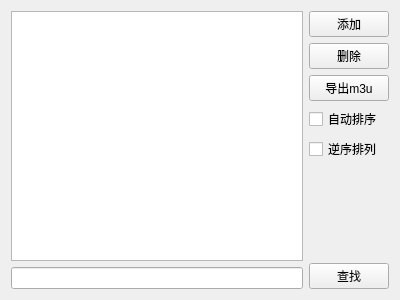
<?xml version="1.0" encoding="UTF-8"?>
<ui version="4.0">
 <class>Widget</class>
 <widget class="QWidget" name="Widget">
  <property name="geometry">
   <rect>
    <x>0</x>
    <y>0</y>
    <width>400</width>
    <height>300</height>
   </rect>
  </property>
  <property name="windowTitle">
   <string>Widget</string>
  </property>
  <layout class="QHBoxLayout" name="horizontalLayout">
   <item>
    <layout class="QVBoxLayout" name="verticalLayout_2">
     <item>
      <widget class="QListWidget" name="listWidget"/>
     </item>
     <item>
      <widget class="QLineEdit" name="lineEditTemplate"/>
     </item>
    </layout>
   </item>
   <item>
    <layout class="QVBoxLayout" name="verticalLayout">
     <item>
      <widget class="QPushButton" name="pushButtonAdd">
       <property name="text">
        <string>添加</string>
       </property>
      </widget>
     </item>
     <item>
      <widget class="QPushButton" name="pushButtonDel">
       <property name="text">
        <string>删除</string>
       </property>
      </widget>
     </item>
     <item>
      <widget class="QPushButton" name="pushButtonExportM3U">
       <property name="text">
        <string>导出m3u</string>
       </property>
      </widget>
     </item>
     <item>
      <widget class="QCheckBox" name="checkBoxAutoSort">
       <property name="text">
        <string>自动排序</string>
       </property>
      </widget>
     </item>
     <item>
      <widget class="QCheckBox" name="checkBoxReverse">
       <property name="text">
        <string>逆序排列</string>
       </property>
      </widget>
     </item>
     <item>
      <spacer name="verticalSpacer">
       <property name="orientation">
        <enum>Qt::Vertical</enum>
       </property>
       <property name="sizeHint" stdset="0">
        <size>
         <width>20</width>
         <height>40</height>
        </size>
       </property>
      </spacer>
     </item>
     <item>
      <widget class="QPushButton" name="pushButtonFind">
       <property name="text">
        <string>查找</string>
       </property>
      </widget>
     </item>
    </layout>
   </item>
  </layout>
 </widget>
 <layoutdefault spacing="6" margin="11"/>
 <resources/>
 <connections/>
</ui>
